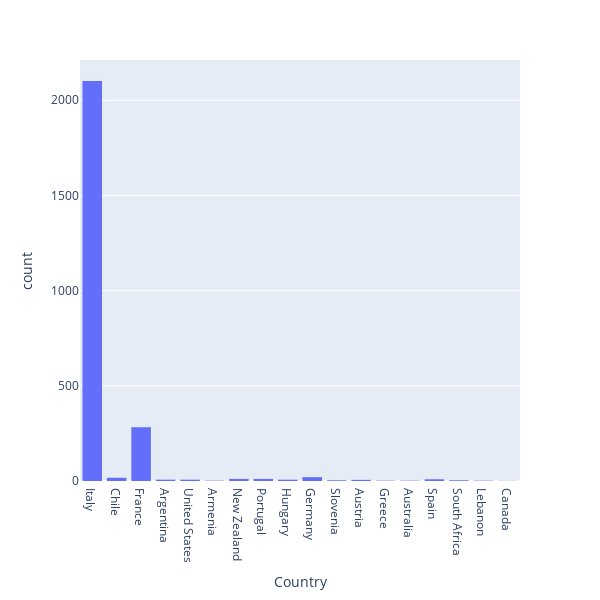

Notebook source saved alongside this figure:
### Code cell
fig = px.histogram(df, x='Country')
fig.update_layout(width=600, height=600).show()

### Figure 1 — Plotly figure (JSON) as saved in the notebook; plotly's stock layout.template omitted (floating-point values rounded to 4 significant figures; data arrays with more than 128 entries replaced by an {"elided": "..."} marker saying what was removed)
{"data": [{"alignmentgroup": "True", "bingroup": "x", "hovertemplate": "Country=%{x}<br>count=%{y}<extra></extra>", "legendgroup": "", "marker": {"color": "#636efa", "pattern": {"shape": ""}}, "name": "", "offsetgroup": "", "orientation": "v", "showlegend": false, "type": "histogram", "x": {"elided": "2496 str values"}, "xaxis": "x", "yaxis": "y"}], "layout": {"barmode": "relative", "height": 600, "legend": {"tracegroupgap": 0}, "margin": {"t": 60}, "width": 600, "xaxis": {"anchor": "y", "autorange": true, "domain": [0, 1], "range": [-0.5, 17.5], "title": {"text": "Country"}, "type": "category"}, "yaxis": {"anchor": "x", "autorange": true, "domain": [0, 1], "range": [0, 2212.0], "title": {"text": "count"}}}}
